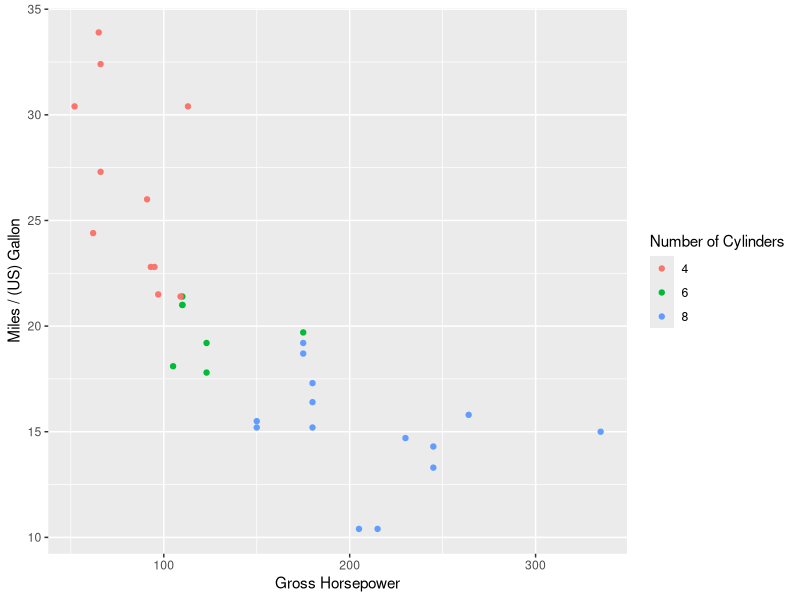

The R source for this figure:
## ---- chunk 1
knitr::opts_chunk$set(echo = FALSE)
## ---- chunk 2
data('mtcars')
head(mtcars)
## ---- chunk 3
library(ggplot2)
factor_columns = c("cyl", "vs", "am", "gear", "carb")
names(factor_columns) = c("Number of Cylinders",
                          "Engine (0 = V-shaped, 1 = straight)",
                          "Transmission (0 = automatic, 1 = manual)", 
                          "Number of Forward Gears", 
                          "Number of Carburetors")

for (c in factor_columns) {
    mtcars[, c] = as.factor(mtcars[,c])
}

lst <- names(mtcars)

my_plot <- ggplot(mtcars, aes_string(x="hp", y="mpg")) +
            xlab("Gross Horsepower") +
            ylab("Miles / (US) Gallon")

my_plot = my_plot + geom_point(aes_string(color='cyl'))
my_plot  + labs(color="Number of Cylinders")
